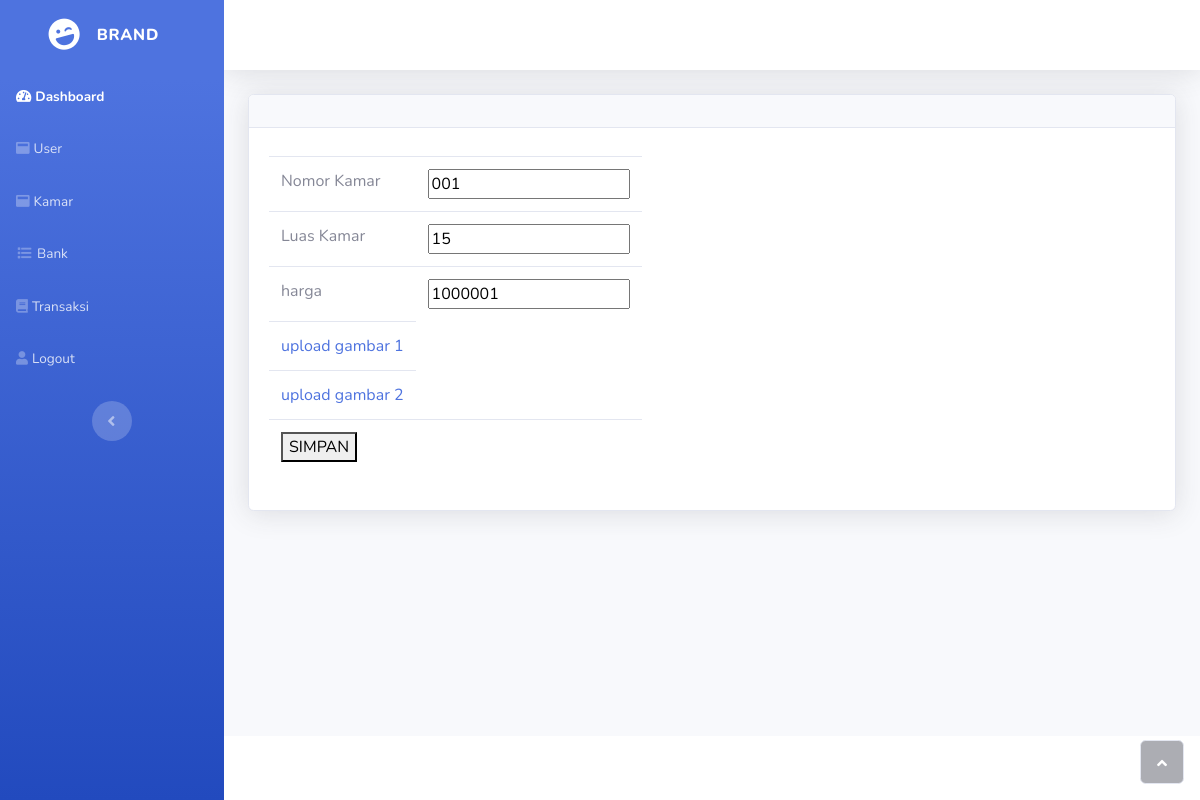
The app's page /adminsite/editkamar.php?id=1 (signed in), older data.
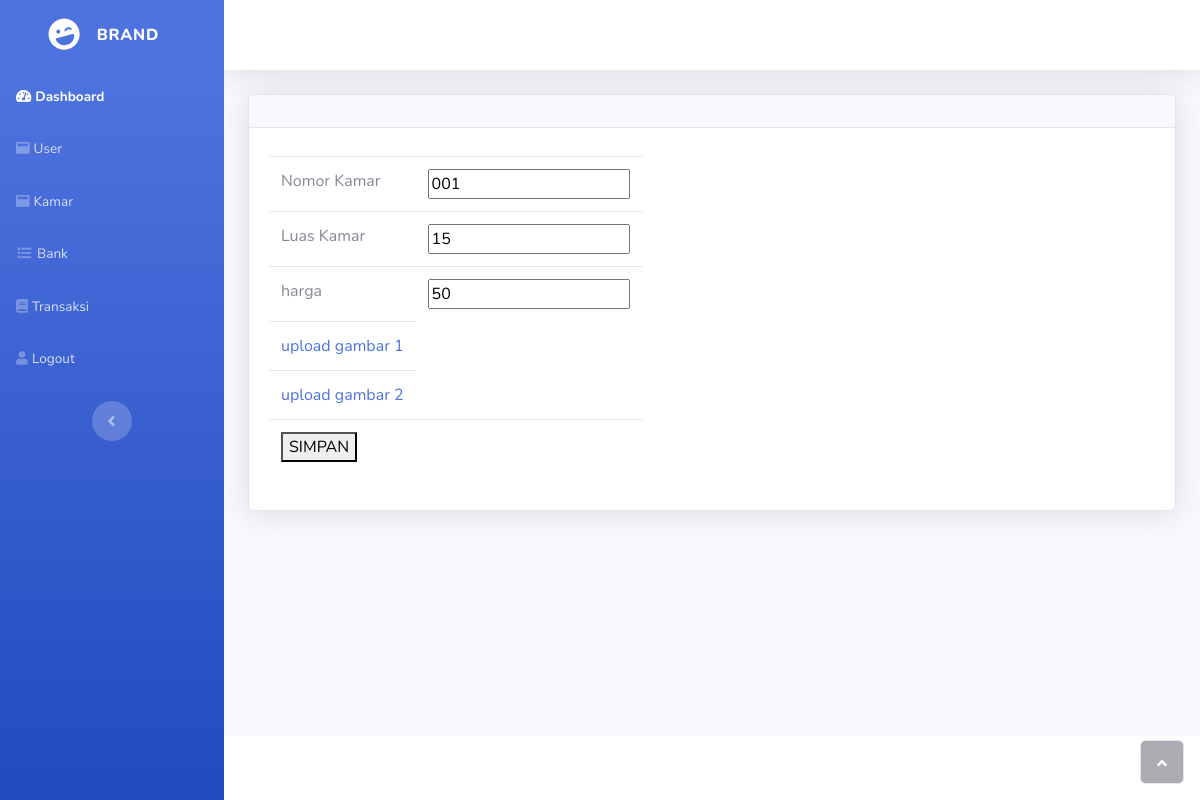
The same page, newer data.
### tables this page shows
CREATE TABLE `kamarinfo` (
  `id` int(11) NOT NULL,
  `nomorkamar` varchar(100) NOT NULL,
  `luaskamar` varchar(100) NOT NULL,
  `harga` int(100) NOT NULL,
  `gambar1` varchar(600) NOT NULL,
  `gambar2` varchar(600) NOT NULL,
  `status` varchar(30) NOT NULL
);

### adminsite/editkamar.php (the view, shortened to what this page needs)
<!DOCTYPE html>
<html>
<head><meta http-equiv="Content-Type" content="text/html; charset=utf-8">
    <link rel="stylesheet" href="assets/bootstrap/css/bootstrap.min.css">
    <link rel="stylesheet" href="assets/fonts/fontawesome-all.min.css">
</head>
<body id="page-top">
    <div id="wrapper">
        <nav class="navbar navbar-dark align-items-start sidebar sidebar-dark accordion bg-gradient-primary p-0">
            <div class="container-fluid d-flex flex-column p-0">
                <a class="navbar-brand d-flex justify-content-center align-items-center sidebar-brand m-0" href="#">
                    <div class="sidebar-brand-icon rotate-n-15"><i class="fas fa-laugh-wink"></i></div>
                    <div class="sidebar-brand-text mx-3"><span>Brand</span></div>
                </a>
                <ul class="nav navbar-nav text-light" id="accordionSidebar">
                  <li class="nav-item" role="presentation"><a class="nav-link active" href="dash.php"><i class="fas fa-tachometer-alt"></i><span>Dashboard</span></a></li>
                  <li class="nav-item" role="presentation"><a class="nav-link" href="user.php"><i class="fas fa-window-maximize"></i><span>User</span></a></li>
                  <li class="nav-item" role="presentation"><a class="nav-link" href="kamar.php"><i class="fas fa-window-maximize"></i><span>Kamar</span></a></li>
                  <li class="nav-item" role="presentation"><a class="nav-link" href="bank.php"><i class="fas fa-list fa-sm fa-fw"></i><span>Bank</span></a></li>
                  <li class="nav-item" role="presentation"><a class="nav-link" href="transaksi.php"><i class="fas fa-book"></i><span>Transaksi</span></a></li>
                  <li class="nav-item" role="presentation"><a class="nav-link" href="logout.php"><i class="fas fa fa-user"></i><span>Logout</span></a></li>
                </ul>
                <div class="text-center d-none d-md-inline"><button class="btn rounded-circle border-0" id="sidebarToggle" type="button"></button></div>
            </div>
        </nav>
        <div class="d-flex flex-column" id="content-wrapper">
            <div id="content">
                <nav class="navbar navbar-light navbar-expand bg-white shadow mb-4 topbar static-top">
                </nav>
                <div class="container-fluid">
                    <div class="card shadow">
                        <div class="card-header py-3">
                        </div>
                        <div class="card-body">
                            <div class="table-responsive table mt-2" id="dataTable" role="grid" aria-describedby="dataTable_info">
                              <form method="post" action="editkamar_proc.php?id=$id">
                                <table>
                                    <?php
                                    $conn = new mysqli(DB_HOST, DB_USER, DB_PASS, DB_NAME);
                                    $id           = $_GET['id'];
                                    $stmt = $conn->prepare("SELECT * FROM `kamarinfo` WHERE id=$id");
                                    $stmt->execute();
                                    $stmt->bind_result($id, $nomorkamar, $luaskamar, $harga, $gambar1, $gambar2, $status);
                                    while($stmt->fetch()){
                                      echo "
                                      <tr><td>Nomor Kamar</td><td><input type='text' name='nomorkamar' value=".$nomorkamar."></td></tr>
                                      <tr><td>Luas Kamar</td><td><input type='text' name='luaskamar' value=".$luaskamar."></td></tr>
                                      <tr><td>harga</td><td><input type='number' name='harga' value=".$harga."></td></tr>
                                      <tr hidden><td><input type='hidden' name='id' value=".$id."></td></tr>
                                      <tr><td><a href='uploadgambar1.php?id=$id'> upload gambar 1</a></td></tr>
                                      <tr><td><a href='uploadgambar2.php?id=$id'> upload gambar 2</a></td></tr>
                                      <tr><td colspan='2'><button type='submit' >SIMPAN</button></td></tr>
                                    ";
                                    }
                                    ?>
                                </table>
                            </form>
                            </div>
                        </div>
                    </div>
                </div>
            </div>
            <footer class="bg-white sticky-footer">
            </footer>
        </div><a class="border rounded d-inline scroll-to-top" href="#page-top"><i class="fas fa-angle-up"></i></a></div>
</body>
</html>

Row changes from the older to the newer data that the page shows:
changed kamarinfo: harga "1000001" → "50"
